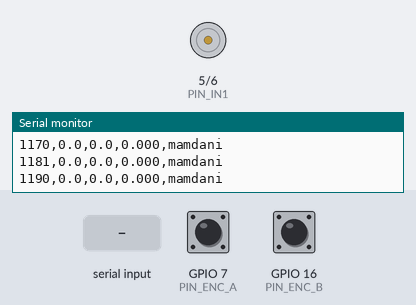
A sketch run on a simulated ESP32-S3. Parts: motor-driver pin pairs drawn as motors (green arrow = first pin HIGH = forward, orange = second pin HIGH = backward, longer = more drive, scaled by the enable pin), the last lines printed to the serial monitor. The test bench sets the inputs (shaded band); at power-on: GPIO 7 (PIN_ENC_A) HIGH, GPIO 16 (PIN_ENC_B) HIGH.

Above: at 1.2 s.
1.3 s: "r90\n" received over Serial
At 1.9 s:
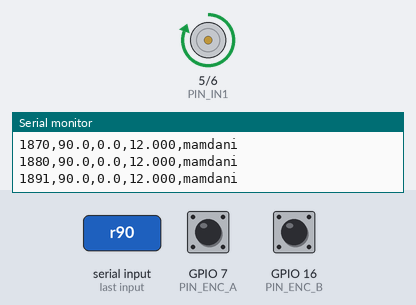
3.8 s: "c\n" received over Serial
5.3 s: "d\n" received over Serial
Timing chart, 0 to 8.3 s (numbered marks = the images above; inputs shaded):
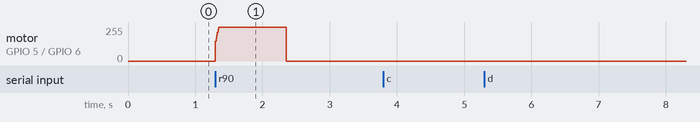

The sketch:

esp32_fuzzy.ino
```cpp
/*
 * Control difuso (Mamdani / Sugeno) de velocidad de un motor CD con ESP32.
 * Incluye un PI clásico (comando 'i') solo para comparar contra el difuso.
 *
 * Es el mismo controlador de fase_a/controlador.py:
 *   e = ref - rpm,  de = e - e_anterior
 *   du = KDU * FIS(KE*e, KDE*de),   u = sat(u + du)   [V]
 *
 * Hardware: ESP32-S3-WROOM-1 (DevKitC-1) + puente H L298N + motor GA25-370
 * (12 V, 130 rpm) con encoder Hall. En Arduino IDE: placa "ESP32S3 Dev Module".
 *
 * LED RGB integrado (comando l1 / l0):
 *   l1 (por defecto) VELOCIDAD medida: Parado apagado · Lento cian · Medio verde
 *                    · Rápido ámbar · Muy rápido rojo
 *   l0               ERROR: NG rojo · NP amarillo · Z verde · PP cian · PG azul
 *   - Lazo cerrado REAL: el encoder mide la velocidad y el FIS la corrige.
 *   - HIL (comando 'h'): la PC simula el motor; el ESP32 solo calcula el control.
 *
 * Comandos por Serial (115200, terminar con Enter):
 *   r100   -> referencia en rpm (negativo = giro inverso)
 *   m      -> inferencia Mamdani      s -> inferencia Sugeno
 *   i      -> PI clásico (para comparar; mismas ganancias que controlador.py)
 *   v6.0   -> lazo ABIERTO: voltaje fijo (para identificar el motor)
 *   p      -> paro (ref = 0, u = 0)
 *   h      -> modo HIL on/off (la PC simula el motor, ver hil_planta.py)
 *   yNNN   -> (solo HIL) velocidad simulada que manda la PC; se responde "uV"
 *   c      -> imprime las cuentas del encoder (para calibrar CUENTAS_POR_VUELTA)
 *   q      -> silencia / reactiva la salida CSV (para leer el Monitor Serie)
 *   d      -> diagnóstico del encoder: cambios y nivel de A y B en 0.5 s
 *   z4.5   -> cambia la zona muerta en vivo (para medirla; se pierde al reiniciar)
 *   l1/l0  -> el LED muestra la velocidad (l1) o el error (l0)
 *
 * Salida en modo normal (CSV, cada TS):  t_ms,ref,rpm,u,metodo
 */

// ======================= CONFIGURACIÓN (ajustar) =======================
const bool HAY_SENSOR = true;       // false = sin encoder (solo HIL)
const bool MOTOR_SIGUE_HIL = true;  // en HIL, aplicar u al motor real (demo visual)

// Pines de la ESP32-S3 (la S3 NO tiene GPIO 25-33: los usa la memoria flash).
// Se evitan los de arranque (0, 3, 45, 46), USB (19, 20) y UART (43, 44).
const int PIN_PWM = 4;     // ENA del L298N
const int PIN_IN1 = 5;     // IN1
const int PIN_IN2 = 6;     // IN2
const int PIN_ENC_A = 7;   // canal A del encoder (C1). En nuestra placa el GPIO15 se queda en bajo
const int PIN_ENC_B = 16;  // canal B del encoder (C2)

// LED RGB integrado (WS2812). En la DevKitC-1 es el GPIO48; en algunas
// placas v1.1 es el GPIO38: si no prende, cambie 48 por 38.
#ifdef RGB_BUILTIN
const int PIN_LED_RGB = RGB_BUILTIN;
#else
const int PIN_LED_RGB = 48;
#endif
const uint8_t BRILLO_LED = 40;  // 0-255 (a 255 deslumbra)
const bool INVERTIR_ENCODER = true;   // medido: con voltaje positivo contaba en negativo

// Cuentas por vuelta del EJE DE SALIDA leyendo A y B, subida y bajada (x4):
// 11 pulsos/vuelta del motor x 4 flancos x 45 de reducción = 1980.
// La reducción 1:45 es la típica del GA25-370 de 130 rpm: VERIFICAR con el
// comando 'c' (ver README) y corregir aquí si sale otro número.
const float CUENTAS_POR_VUELTA = 1980.0;

const float V_FUENTE = 12.0;   // voltaje de la fuente del puente H
// rpm en vacío a 12 V. Las ganancias se escalan con este número.
const float RPM_MAX_REAL = 113.0;  // medido: 113 rpm con 12 V (el L298N se come ~2 V)
const float RPM_MAX_HIL = 2274.0;  // motor simulado de la Fase A (no cambiar)
const float ZONA_MUERTA_V = 6.0;   // medido: la recta rpm-voltaje cruza el cero en ~6.3 V
float zonaMuerta = ZONA_MUERTA_V;  // se puede cambiar en vivo con el comando 'z'

const unsigned long TS_US = 10000;  // periodo de control: 10 ms
const float ALFA_FILTRO = 0.4;      // filtro de la velocidad (1 = sin filtro)

// Ganancias relativas a las rpm máximas, para que la misma sintonía sirva en
// el motor simulado (2274 rpm) y en el real (~120 rpm). En la simulación,
// 455 rpm de error y 150 rpm de cambio por periodo eran "grandes" = 20 % y 6.6 %.
const float E_GRANDE = 0.20;    // fracción de las rpm máximas que ya es error "grande"
const float DE_GRANDE = 0.066;  // fracción que ya es cambio "grande" por periodo
const float KDU = 2.5;          // [V por periodo]

// PI clásico de comparación: con 2274 rpm máximas da KP = 0.004 y KI = 0.12,
// los mismos de ControladorPI en controlador.py.
const float KP_REL = 0.004 * 2274.0;
const float KI_REL = 0.12 * 2274.0;
const float TS_S = TS_US / 1.0e6;  // periodo en segundos
// =======================================================================

const int PWM_FREQ = 20000;  // 20 kHz: fuera del rango audible
const int PWM_BITS = 10;     // resolución 0..1023
const int PWM_MAX = (1 << PWM_BITS) - 1;

// ------------------------- Sistema difuso -------------------------------
// Etiquetas: 0=NG 1=NP 2=Z 3=PP 4=PG. Centros de los triángulos:
const float CENTROS[5] = {-1.0, -0.5, 0.0, 0.5, 1.0};

// Tabla de reglas: REGLAS[e][de] = etiqueta de du (igual que en Python)
const uint8_t REGLAS[5][5] = {
  // de: NG NP Z  PP PG
  {0, 0, 0, 1, 2},  // e = NG
  {0, 0, 1, 2, 3},  // e = NP
  {0, 1, 2, 3, 4},  // e = Z
  {1, 2, 3, 4, 4},  // e = PP
  {2, 3, 4, 4, 4},  // e = PG
};

// Color de cada etiqueta (R, G, B): NG, NP, Z, PP, PG
const uint8_t COLORES[5][3] = {
  {255, 0, 0},    // NG rojo: muy por ENCIMA de la referencia
  {255, 160, 0},  // NP amarillo
  {0, 255, 0},    // Z  verde: en la referencia
  {0, 200, 255},  // PP cian
  {0, 0, 255},    // PG azul: muy por DEBAJO de la referencia
};

// Triángulo de ancho 0.5 a cada lado; los extremos son hombros.
float pertenencia(float x, int j) {
  if (j == 0 && x <= CENTROS[0]) return 1.0;
  if (j == 4 && x >= CENTROS[4]) return 1.0;
  float mu = 1.0 - fabsf(x - CENTROS[j]) / 0.5;
  return mu > 0.0 ? mu : 0.0;
}

// Etiqueta con mayor grado de pertenencia (0=NG ... 4=PG).
int etiquetaDominante(float x) {
  int mejor = 0;
  float muMejor = -1.0;
  for (int j = 0; j < 5; j++) {
    float mu = pertenencia(x, j);
    if (mu > muMejor) {
      muMejor = mu;
      mejor = j;
    }
  }
  return mejor;
}

// Qué muestra el LED: 'v' = etiqueta de la VELOCIDAD medida (por defecto),
// 'e' = etiqueta del ERROR. Se cambia con los comandos l1 (velocidad) y l0 (error).
char modoLED = 'v';
int etiquetaLED = -2;  // lo que se está mostrando (-1 = apagado; 10..14 = velocidad)

void escribirLED(uint8_t r, uint8_t g, uint8_t b) {
#if ESP_ARDUINO_VERSION_MAJOR >= 3
  rgbLedWrite(PIN_LED_RGB, r, g, b);
#else
  neopixelWrite(PIN_LED_RGB, r, g, b);
#endif
}

// Escribe el color solo si cambió lo que se muestra (clave), para no saturar el LED.
void ponerColorLED(int clave, const uint8_t rgb[3]) {
  if (clave == etiquetaLED) return;
  etiquetaLED = clave;
  escribirLED(rgb[0] * BRILLO_LED / 255, rgb[1] * BRILLO_LED / 255, rgb[2] * BRILLO_LED / 255);
}

const uint8_t APAGADO[3] = {0, 0, 0};

// Modo error: color de la etiqueta del error (j = -1 apaga el LED).
void mostrarEtiqueta(int j) {
  if (modoLED != 'e') return;
  if (j < 0) ponerColorLED(-1, APAGADO);
  else ponerColorLED(j, COLORES[j]);
}

float evaluarFIS(float e, float de, bool mamdani) {
  e = constrain(e, -1.0f, 1.0f);
  de = constrain(de, -1.0f, 1.0f);

  float muE[5], muDE[5];
  for (int j = 0; j < 5; j++) {
    muE[j] = pertenencia(e, j);
    muDE[j] = pertenencia(de, j);
  }

  // Fuerza de cada regla = min(muE, muDE). Para cada etiqueta de salida se
  // guarda la máxima fuerza de las reglas que la producen (unión con max).
  float W[5] = {0, 0, 0, 0, 0};
  float num = 0.0, den = 0.0;
  for (int i = 0; i < 5; i++) {
    for (int j = 0; j < 5; j++) {
      float w = fminf(muE[i], muDE[j]);
      if (w <= 0.0) continue;
      uint8_t out = REGLAS[i][j];
      num += w * CENTROS[out];  // Sugeno de orden cero
      den += w;
      if (w > W[out]) W[out] = w;
    }
  }
  if (den == 0.0) return 0.0;
  if (!mamdani) return num / den;

  // Mamdani: centroide del conjunto agregado, muestreado en 201 puntos.
  num = 0.0;
  den = 0.0;
  for (int k = 0; k <= 200; k++) {
    float x = -1.0 + k * 0.01;
    float agregado = 0.0;
    for (int j = 0; j < 5; j++) {
      float recorte = fminf(W[j], pertenencia(x, j));
      if (recorte > agregado) agregado = recorte;
    }
    num += x * agregado;
    den += agregado;
  }
  return den > 0.0 ? num / den : 0.0;
}

// ------------------------- Estado ---------------------------------------
volatile long cuentas = 0;
volatile uint8_t estadoEnc = 0;  // último estado (A,B) leído por la interrupción
bool imprimirCSV = true;
int pasosSospechosos = 0;        // para la protección
long cuentasPrevias = 0;
float rpm = 0.0;
float ref = 0.0;
float u = 0.0;
float ePrev = 0.0;
float integral = 0.0;  // acumulador del PI
char metodo = 'm';     // 'm' Mamdani, 's' Sugeno, 'i' PI clásico
bool lazoAbierto = false;
bool modoHIL = false;
unsigned long tProximo = 0;
unsigned long tUltimoY = 0;  // último dato de la PC en HIL (para el watchdog)
String linea = "";

// Decodificador en cuadratura x4. Índice = (estado anterior << 2) | estado nuevo;
// +1/-1 según el sentido, 0 si no cambió o si se saltó un estado (ruido).
DRAM_ATTR static const int8_t TABLA_CUADRATURA[16] = {
  0, -1, 1, 0,  1, 0, 0, -1,  -1, 0, 0, 1,  0, 1, -1, 0};

void IRAM_ATTR isrEncoder() {
  uint8_t estado = (digitalRead(PIN_ENC_A) << 1) | digitalRead(PIN_ENC_B);
  cuentas += TABLA_CUADRATURA[(estadoEnc << 2) | estado];
  estadoEnc = estado;
}

float rpmMax() { return modoHIL ? RPM_MAX_HIL : RPM_MAX_REAL; }

// Variable lingüística "velocidad" (igual que en la interfaz web):
// Parado, Lento, Medio, Rápido, Muy rápido con centros en 0, 22, 44, 66 y 88 %
// de las rpm máximas y triángulos de ancho 22 %.
const float FRAC_VEL[5] = {0.0, 0.22, 0.44, 0.66, 0.88};
const uint8_t COLORES_VEL[5][3] = {
  {0, 0, 0},      // Parado: apagado
  {0, 180, 255},  // Lento: cian
  {0, 255, 0},    // Medio: verde
  {255, 140, 0},  // Rápido: ámbar
  {255, 0, 0},    // Muy rápido: rojo
};

float pertenenciaVel(float v, int j) {
  float c = FRAC_VEL[j] * rpmMax();
  if (j == 0 && v <= c) return 1.0;
  if (j == 4 && v >= c) return 1.0;
  float mu = 1.0 - fabsf(v - c) / (0.22 * rpmMax());
  return mu > 0.0 ? mu : 0.0;
}

// Modo velocidad: color de la etiqueta con mayor pertenencia de la velocidad medida.
void mostrarVelocidad(float v) {
  if (modoLED != 'v') return;
  v = fabsf(v);
  int mejor = 0;
  for (int j = 1; j < 5; j++)
    if (pertenenciaVel(v, j) > pertenenciaVel(v, mejor)) mejor = j;
  ponerColorLED(10 + mejor, COLORES_VEL[mejor]);
}

void escribirPWM(int duty) {
#if ESP_ARDUINO_VERSION_MAJOR >= 3
  ledcWrite(PIN_PWM, duty);
#else
  ledcWrite(0, duty);
#endif
}

// Voltaje con signo -> dirección (IN1/IN2) + ciclo de trabajo (PWM).
void aplicarVoltaje(float v) {
  v = constrain(v, -V_FUENTE, V_FUENTE);
  if (fabsf(v) < 0.05) {
    digitalWrite(PIN_IN1, LOW);
    digitalWrite(PIN_IN2, LOW);
    escribirPWM(0);
    return;
  }
  // Compensación de zona muerta: el motor no gira por debajo de ZONA_MUERTA_V
  float magnitud = zonaMuerta + fabsf(v) * (V_FUENTE - zonaMuerta) / V_FUENTE;
  digitalWrite(PIN_IN1, v > 0 ? HIGH : LOW);
  digitalWrite(PIN_IN2, v > 0 ? LOW : HIGH);
  escribirPWM((int)(magnitud / V_FUENTE * PWM_MAX));
}

float leerRPM() {
  noInterrupts();
  long c = cuentas;
  interrupts();
  long delta = c - cuentasPrevias;
  cuentasPrevias = c;
  float medida = (delta / CUENTAS_POR_VUELTA) * (60.0e6 / TS_US);
  if (INVERTIR_ENCODER) medida = -medida;
  return ALFA_FILTRO * medida + (1.0 - ALFA_FILTRO) * rpm;  // filtro pasa-bajas
}

float pasoControl(float medida) {
  float e = ref - medida;
  float de = e - ePrev;
  ePrev = e;
  // LED: etiqueta dominante del error normalizado (apagado si está parado)
  if (ref == 0.0 && fabsf(medida) < 1.0) {
    mostrarEtiqueta(-1);
  } else {
    mostrarEtiqueta(etiquetaDominante(e / (E_GRANDE * rpmMax())));
  }
  // Límites del voltaje. En el motor real no se deja que u cambie de signo
  // respecto a la referencia: un voltaje "al revés" + la compensación de zona
  // muerta es un frenazo de ~6 V que hunde la velocidad. Para bajar, el motor
  // queda libre y lo frena su propia fricción. (En HIL se deja igual que en Python.)
  float uMin = -V_FUENTE, uMax = V_FUENTE;
  if (!modoHIL && ref > 0.0) uMin = 0.0;
  if (!modoHIL && ref < 0.0) uMax = 0.0;

  if (metodo == 'i') {
    // PI con anti-windup: solo integra si la salida no está saturada
    float uLibre = (KP_REL / rpmMax()) * e + (KI_REL / rpmMax()) * (integral + e * TS_S);
    u = constrain(uLibre, uMin, uMax);
    if (u == uLibre) integral += e * TS_S;
    return u;
  }
  float ke = 1.0 / (E_GRANDE * rpmMax());
  float kde = 1.0 / (DE_GRANDE * rpmMax());
  float du = KDU * evaluarFIS(ke * e, kde * de, metodo == 'm');
  u = constrain(u + du, uMin, uMax);  // anti-windup por saturación
  return u;
}

void reiniciarControl() {
  u = 0.0;
  ePrev = ref;  // evita un "salto" de de en el primer paso
  integral = 0.0;
  pasosSospechosos = 0;
}

// Protección en lazo cerrado real: si el voltaje está al máximo y el motor no
// gira, o el encoder cuenta al revés, el controlador se iría a 12 V sin parar.
void revisarProteccion() {
  bool sinGiro = fabsf(u) > 0.9 * V_FUENTE && fabsf(rpm) < 2.0;
  bool alReves = (u > 3.0 && rpm < -5.0) || (u < -3.0 && rpm > 5.0);
  pasosSospechosos = (sinGiro || alReves) ? pasosSospechosos + 1 : 0;
  if (pasosSospechosos > 100) {  // 1 s seguido
    Serial.println(alReves
        ? "# PROTECCION: el encoder cuenta al reves. Ponga INVERTIR_ENCODER = true"
        : "# PROTECCION: voltaje al maximo y el motor no gira. Revise motor y encoder");
    ref = 0;
    reiniciarControl();
  }
}

void procesarComando(String cmd) {
  cmd.trim();
  if (cmd.length() == 0) return;
  char c = cmd.charAt(0);
  float valor = cmd.substring(1).toFloat();
  switch (c) {
    case 'r':
      if (!HAY_SENSOR && !modoHIL) {
        Serial.println("# Sin sensor no hay lazo cerrado real: use HIL (h) o lazo abierto (v)");
        break;
      }
      ref = valor;
      lazoAbierto = false;
      break;
    case 'm':
    case 's':
    case 'i': metodo = c; break;
    case 'v': lazoAbierto = true; u = valor; mostrarEtiqueta(-1); break;
    case 'p': ref = 0; lazoAbierto = false; reiniciarControl(); break;
    case 'c': {
      noInterrupts();
      long c0 = cuentas;
      interrupts();
      if (INVERTIR_ENCODER) c0 = -c0;
      Serial.print("# cuentas ");
      Serial.print(c0);
      Serial.print("  (= ");
      Serial.print(c0 / CUENTAS_POR_VUELTA, 2);
      Serial.println(" vueltas segun CUENTAS_POR_VUELTA)");
      break;
    }
    case 'd': {
      // Diagnóstico del encoder: lee A y B directo durante 0.5 s (sin interrupciones)
      long cambiosA = 0, cambiosB = 0, altosA = 0, altosB = 0, n = 0;
      int a0 = digitalRead(PIN_ENC_A), b0 = digitalRead(PIN_ENC_B);
      unsigned long fin = millis() + 500;
      while (millis() < fin) {
        int a = digitalRead(PIN_ENC_A), b = digitalRead(PIN_ENC_B);
        cambiosA += (a != a0);
        cambiosB += (b != b0);
        altosA += a;
        altosB += b;
        a0 = a;
        b0 = b;
        n++;
      }
      Serial.printf("# diag A: cambios=%ld alto=%ld%% | B: cambios=%ld alto=%ld%%\n",
                    cambiosA, 100 * altosA / n, cambiosB, 100 * altosB / n);
      break;
    }
    case 'z':  // zona muerta en vivo (para medirla); se pierde al reiniciar
      zonaMuerta = constrain(valor, 0.0f, V_FUENTE - 1.0f);
      Serial.print("# zona muerta = ");
      Serial.println(zonaMuerta, 2);
      break;
    case 'l':  // l1 = LED muestra la velocidad, l0 = LED muestra el error
      modoLED = (valor >= 0.5) ? 'v' : 'e';
      etiquetaLED = -2;  // forzar que se repinte
      ponerColorLED(-1, APAGADO);
      Serial.println(modoLED == 'v' ? "# LED: velocidad" : "# LED: error");
      break;
    case 'q':
      imprimirCSV = !imprimirCSV;
      Serial.println(imprimirCSV ? "# CSV ON" : "# CSV OFF");
      break;
    case 'h':
      modoHIL = !modoHIL;
      ref = 0;
      reiniciarControl();
      aplicarVoltaje(0);
      Serial.println(modoHIL ? "# HIL ON" : "# HIL OFF");
      break;
    case 'y':  // HIL: la PC manda la velocidad simulada y espera u
      if (modoHIL) {
        pasoControl(valor);
        mostrarVelocidad(valor);  // en HIL, la velocidad simulada
        if (MOTOR_SIGUE_HIL) aplicarVoltaje(u);
        tUltimoY = millis();
        Serial.print('u');
        Serial.println(u, 4);
      }
      break;
  }
}

void setup() {
  Serial.begin(115200);
  pinMode(PIN_IN1, OUTPUT);
  pinMode(PIN_IN2, OUTPUT);
  pinMode(PIN_ENC_A, INPUT_PULLUP);
  pinMode(PIN_ENC_B, INPUT_PULLUP);
#if ESP_ARDUINO_VERSION_MAJOR >= 3
  ledcAttach(PIN_PWM, PWM_FREQ, PWM_BITS);
#else
  ledcSetup(0, PWM_FREQ, PWM_BITS);
  ledcAttachPin(PIN_PWM, 0);
#endif
  if (HAY_SENSOR) {
    estadoEnc = (digitalRead(PIN_ENC_A) << 1) | digitalRead(PIN_ENC_B);
    attachInterrupt(digitalPinToInterrupt(PIN_ENC_A), isrEncoder, CHANGE);
    attachInterrupt(digitalPinToInterrupt(PIN_ENC_B), isrEncoder, CHANGE);
  }
  aplicarVoltaje(0);
  ponerColorLED(-1, APAGADO);
  Serial.println("# t_ms,ref,rpm,u,metodo");
  tProximo = micros();
}

void loop() {
  // Leer comandos sin bloquear
  while (Serial.available()) {
    char ch = Serial.read();
    if (ch == '\n') {
      procesarComando(linea);
      linea = "";
    } else if (ch != '\r') {
      linea += ch;
    }
  }

  if (modoHIL) {
    // En HIL el ritmo lo marca la PC con los comandos 'y'. Si la PC deja de
    // mandar datos (script cerrado o error), se apaga el motor por seguridad.
    if (millis() - tUltimoY > 300) aplicarVoltaje(0);
    return;
  }

  // Lazo de control a periodo fijo
  if ((long)(micros() - tProximo) >= 0) {
    tProximo += TS_US;
    rpm = HAY_SENSOR ? leerRPM() : 0.0;
    mostrarVelocidad(rpm);
    if (!lazoAbierto && HAY_SENSOR) {
      if (ref == 0.0) {
        // Parado: motor libre. No se controla alrededor de 0 rpm, porque con la
        // zona muerta eso daría patadas de +-6 V. Se reinicia para el próximo arranque.
        u = 0.0;
        ePrev = 0.0;
        integral = 0.0;
        pasosSospechosos = 0;
        mostrarEtiqueta(-1);
      } else {
        pasoControl(rpm);
        revisarProteccion();
      }
    }
    aplicarVoltaje(u);

    if (!imprimirCSV) return;
    Serial.print(millis());   Serial.print(',');
    Serial.print(ref, 1);     Serial.print(',');
    Serial.print(rpm, 1);     Serial.print(',');
    Serial.print(u, 3);       Serial.print(',');
    Serial.println(lazoAbierto ? "abierto"
                   : (metodo == 'm' ? "mamdani" : (metodo == 's' ? "sugeno" : "pi")));
  }
}
```

Measured:
- after the input at 1.3 s, motor on GPIO 5 (PIN_IN1) / GPIO 6 (PIN_IN2): stopped → forward 255/255 at once, → stopped 1.1 s later
